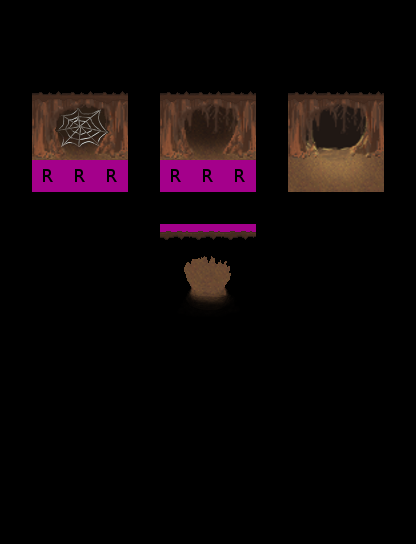

Below is a game level as drawn by its tile map, then a one-line description and the .tmx that defines it (tile-layer data replaced by summaries):
An orthogonal 13x17 tile map with 32x32 px tiles, 6 tile layers (regions, input_set, input_set, output_NotSet, ...), 5 tilesets.

<map version="1.10" tiledversion="1.11.0" orientation="orthogonal" renderorder="right-down" width="13" height="17" tilewidth="32" tileheight="32" infinite="0" nextlayerid="7" nextobjectid="1">
 <tileset firstgid="1" name="collision" tilewidth="32" tileheight="32" tilecount="2" columns="2">
  <image source="../../graphics/tiles/collision.png" width="64" height="32" />
 </tileset>
 <tileset firstgid="3" name="set" tilewidth="32" tileheight="32" tilecount="64" columns="8">
  <image source="../../graphics/tiles/set_cave.png" width="256" height="256" />
 </tileset>
 <tileset firstgid="67" name="set_rules" tilewidth="32" tileheight="32" tilecount="4" columns="2">
  <image source="../../graphics/tiles/set_rules.png" width="64" height="64" />
 </tileset>
 <tileset firstgid="71" name="cave" tilewidth="32" tileheight="32" tilecount="128" columns="16">
  <image source="../../graphics/tiles/cave.png" width="512" height="256" />
 </tileset>
 <tileset firstgid="199" name="cave_x2" tilewidth="32" tileheight="64" tilecount="16" columns="16">
  <image source="../../graphics/tiles/cave_x2.png" width="512" height="64" />
 </tileset>
 <layer id="1" name="regions" width="13" height="17">
  <data>[221 cells, 54 non-empty, 1 distinct tile ids]</data>
 </layer>
 <layer id="2" name="input_set" width="13" height="17">
  <data>[221 cells, 42 non-empty, 5 distinct tile ids]</data>
 </layer>
 <layer id="3" name="input_set" width="13" height="17">
  <data>[221 cells, 2 non-empty, 2 distinct tile ids]</data>
 </layer>
 <layer id="4" name="output_NotSet" width="13" height="17" opacity="0.36">
  <data>[221 cells, 12 non-empty, 1 distinct tile ids]</data>
 </layer>
 <layer id="5" name="output_Ground" width="13" height="17">
  <data>[221 cells, 45 non-empty, 24 distinct tile ids]</data>
 </layer>
 <layer id="6" name="output_Over" width="13" height="17">
  <data>[221 cells, 9 non-empty, 5 distinct tile ids]</data>
 </layer>
</map>
